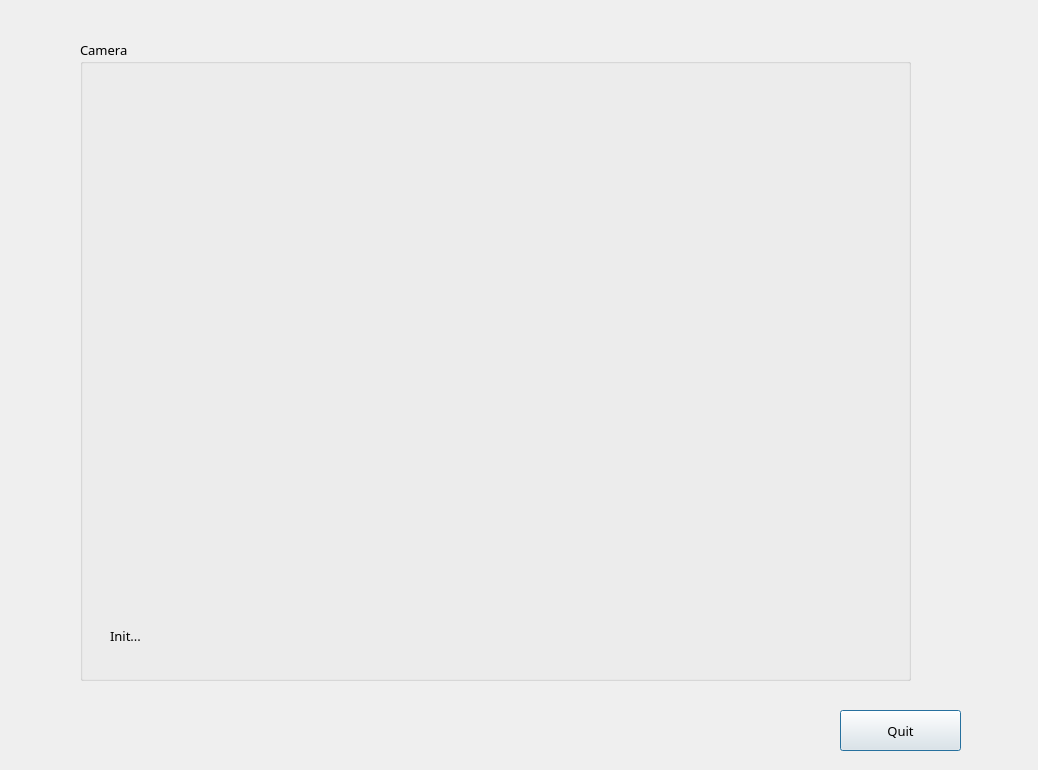
<?xml version="1.0" encoding="UTF-8"?>
<ui version="4.0">
 <class>Dialog</class>
 <widget class="QDialog" name="Dialog">
  <property name="geometry">
   <rect>
    <x>0</x>
    <y>0</y>
    <width>1038</width>
    <height>770</height>
   </rect>
  </property>
  <property name="font">
   <font>
    <family>微软雅黑</family>
    <pointsize>10</pointsize>
   </font>
  </property>
  <property name="windowTitle">
   <string>Dialog</string>
  </property>
  <widget class="QGroupBox" name="groupBox">
   <property name="geometry">
    <rect>
     <x>80</x>
     <y>40</y>
     <width>831</width>
     <height>641</height>
    </rect>
   </property>
   <property name="title">
    <string>Camera</string>
   </property>
   <widget class="QLabel" name="label_2">
    <property name="geometry">
     <rect>
      <x>30</x>
      <y>580</y>
      <width>471</width>
      <height>31</height>
     </rect>
    </property>
    <property name="font">
     <font>
      <family>微软雅黑</family>
      <pointsize>10</pointsize>
     </font>
    </property>
    <property name="text">
     <string>Init...</string>
    </property>
   </widget>
   <widget class="QLabel" name="label">
    <property name="geometry">
     <rect>
      <x>80</x>
      <y>70</y>
      <width>640</width>
      <height>480</height>
     </rect>
    </property>
    <property name="text">
     <string/>
    </property>
   </widget>
  </widget>
  <widget class="QPushButton" name="pushButton">
   <property name="geometry">
    <rect>
     <x>840</x>
     <y>710</y>
     <width>121</width>
     <height>41</height>
    </rect>
   </property>
   <property name="font">
    <font>
     <family>微软雅黑</family>
     <pointsize>10</pointsize>
    </font>
   </property>
   <property name="text">
    <string>Quit</string>
   </property>
  </widget>
 </widget>
 <resources/>
 <connections/>
</ui>
